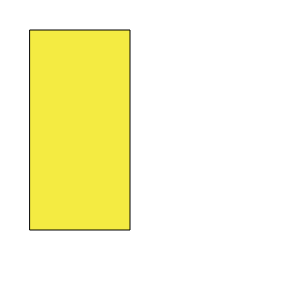
Frame 1 (no input)
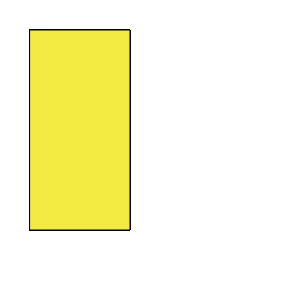
Frame 60 (no input)
Frame 120 (the mouse pressed at the canvas centre since frame 60): identical to frame 60, image omitted

The p5.js sketch that drew these frames (run headless with seeded random() and noise() and a simulated clock; from frame 60 on, the mouse is pressed at the canvas centre):

// p5.js sketch
// ── sketch.js
function setup() {
  createCanvas(300, 300);
}

function draw() {
  fill(244, 235, 66);
  rect(30, 30, 100, 200);
}
